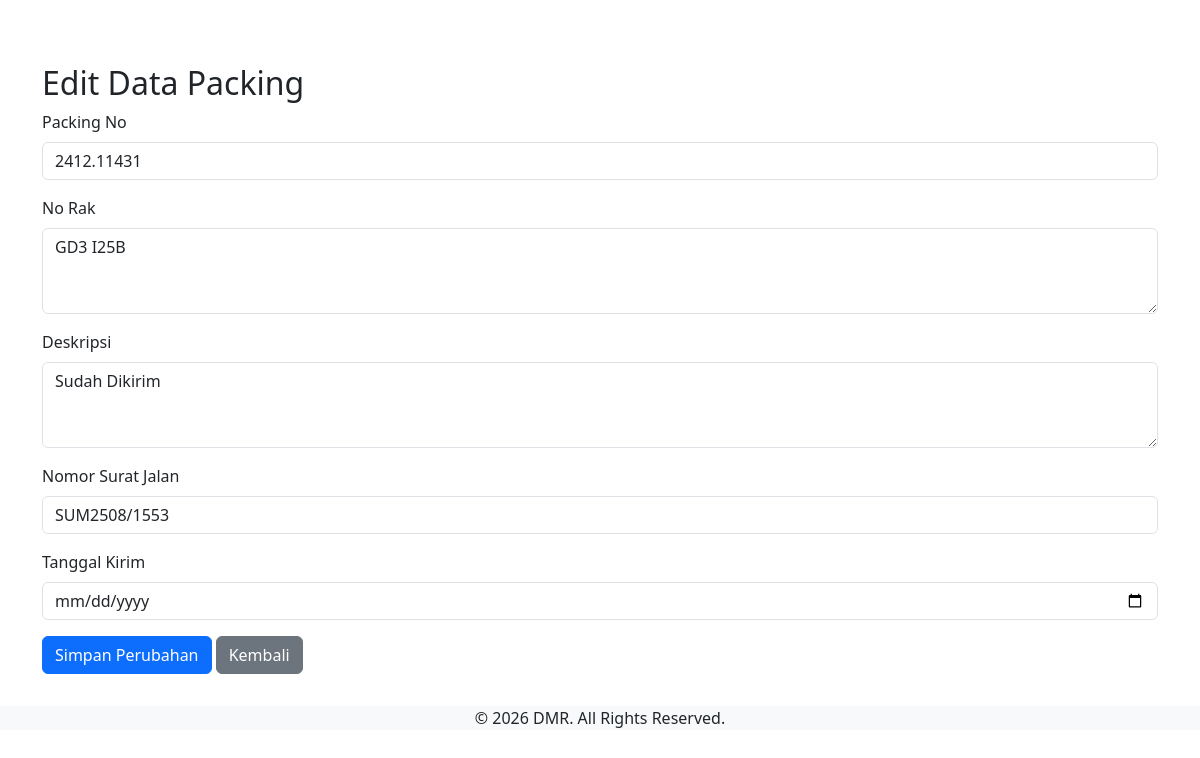
Screenshot of /edit_data_kirim.php?packingno=2412.11431 with the database file from the repository.
### tables this page shows
CREATE TABLE `whtrans_packing` (
  `transid` int(11) DEFAULT NULL,
  `packingno` varchar(50) NOT NULL,
  `wrhsid` int(11) NOT NULL,
  `no_do` varchar(50) DEFAULT NULL,
  `custcode` varchar(50) DEFAULT NULL,
  `custname` varchar(255) DEFAULT NULL,
  `nobale` varchar(50) DEFAULT NULL,
  `prodcode` varchar(50) DEFAULT NULL,
  `prodname` varchar(255) DEFAULT NULL,
  `prdnmbr` varchar(50) DEFAULT NULL,
  `totalqty` decimal(10,2) DEFAULT NULL,
  `uom` varchar(10) DEFAULT NULL,
  `created_at` timestamp NOT NULL DEFAULT current_timestamp(),
  `no_rak` varchar(255) DEFAULT NULL,
  `deskripsi` varchar(255) DEFAULT NULL,
  `nomor_surat_jalan` varchar(255) DEFAULT NULL,
  `tanggal_kirim` datetime DEFAULT NULL
);

### edit_data_kirim.php (the view, shortened to what this page needs)
<?php
include 'db.php';
$packingno = $_GET['packingno'];
$query = "SELECT * FROM whtrans_packing WHERE packingno = ?";
$stmt = $conn->prepare($query);
$stmt->bind_param("s", $packingno);
$stmt->execute();
$result = $stmt->get_result();
$row = $result->fetch_assoc();
?>
<link href="https://cdn.jsdelivr.net/npm/bootstrap@5.3.2/dist/css/bootstrap.min.css" rel="stylesheet">
<div class="content-wrapper transfer-packing-page">
    <section class="content p-3">
<div class="container mt-5">
    <h2>Edit Data Packing</h2>
    <form method="POST">
        <div class="mb-3">
            <label for="packingno" class="form-label">Packing No</label>
            <input type="text" class="form-control" id="packingno" name="packingno" value="<?= $row['packingno'] ?>" readonly>
        </div>
        <div class="mb-3">
            <label for="no_rak" class="form-label">No Rak</label>
            <textarea class="form-control" id="no_rak" name="no_rak" rows="3" required><?= $row['no_rak'] ?></textarea>
        </div>
        <div class="mb-3">
            <label for="deskripsi" class="form-label">Deskripsi</label>
            <textarea class="form-control" id="deskripsi" name="deskripsi" rows="3" required><?= $row['deskripsi'] ?></textarea>
        </div>
        <div class="mb-3">
            <label for="nomor_surat_jalan" class="form-label">Nomor Surat Jalan</label>
            <input type="text" class="form-control" id="nomor_surat_jalan" name="nomor_surat_jalan" value="<?= $row['nomor_surat_jalan'] ?>" required>
        </div>
        <div class="mb-3">
            <label for="tanggal_kirim" class="form-label">Tanggal Kirim</label>
            <input type="date" class="form-control" id="tanggal_kirim" name="tanggal_kirim" value="<?= $row['tanggal_kirim'] ?>" required>
        </div>
        <button type="submit" class="btn btn-primary">Simpan Perubahan</button>
        <a href="lihat_data_kirim.php" class="btn btn-secondary">Kembali</a>
    </form>
</div>
    </section>
</div>

### rows the page displays
whtrans_packing: packingno "2412.11431", no_rak "GD3 I25B", deskripsi "Sudah Dikirim", nomor_surat_jalan "SUM2508/1553"
